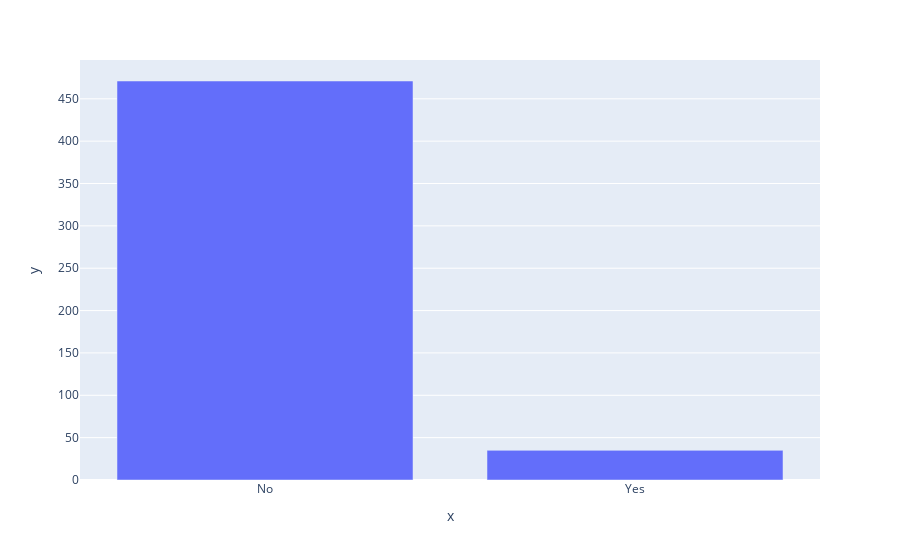

The code cell stored with this chart in its notebook:
### Markdown cell above
#### Next to the River? ⛵️

**Challenge**

Create a bar chart with plotly for CHAS to show many more homes are away from the river versus next to it. The bar chart should look something like this:

<img src=https://i.imgur.com/AHwoQ6l.png height=350>

You can make your life easier by providing a list of values for the x-axis (e.g., `x=['No', 'Yes']`)

### Code cell
ra = data['CHAS'].value_counts()

bar = px.bar(
    x=['No', 'Yes'],
     y=ra.values
    )

bar.show()

### Figure 1 — Plotly figure (JSON) as saved in the notebook; plotly's stock layout.template omitted (floating-point values rounded to 4 significant figures)
{"data": [{"alignmentgroup": "True", "hovertemplate": "x=%{x}<br>y=%{y}<extra></extra>", "legendgroup": "", "marker": {"color": "#636efa", "pattern": {"shape": ""}}, "name": "", "offsetgroup": "", "orientation": "v", "showlegend": false, "textposition": "auto", "type": "bar", "x": ["No", "Yes"], "xaxis": "x", "y": [471, 35], "yaxis": "y"}], "layout": {"autosize": true, "barmode": "relative", "legend": {"tracegroupgap": 0}, "margin": {"t": 60}, "xaxis": {"anchor": "y", "autorange": true, "domain": [0, 1], "range": [-0.5, 1.5], "title": {"text": "x"}, "type": "category"}, "yaxis": {"anchor": "x", "autorange": true, "domain": [0, 1], "range": [0, 495.8], "title": {"text": "y"}, "type": "linear"}}}
